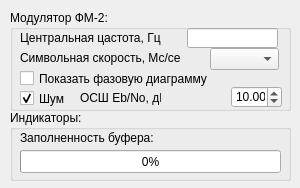
<?xml version="1.0" encoding="UTF-8"?>
<ui version="4.0">
 <class>psk2Mod</class>
 <widget class="Interface" name="psk2Mod">
  <property name="geometry">
   <rect>
    <x>0</x>
    <y>0</y>
    <width>300</width>
    <height>188</height>
   </rect>
  </property>
  <property name="windowTitle">
   <string>psk2Mod</string>
  </property>
  <widget class="QGroupBox" name="groupBox">
   <property name="geometry">
    <rect>
     <x>10</x>
     <y>10</y>
     <width>281</width>
     <height>101</height>
    </rect>
   </property>
   <property name="title">
    <string>Модулятор ФМ-2:</string>
   </property>
   <widget class="QCheckBox" name="checkBox">
    <property name="geometry">
     <rect>
      <x>10</x>
      <y>60</y>
      <width>201</width>
      <height>17</height>
     </rect>
    </property>
    <property name="text">
     <string>Показать фазовую диаграмму</string>
    </property>
    <property name="checked">
     <bool>false</bool>
    </property>
   </widget>
   <widget class="QLabel" name="label">
    <property name="geometry">
     <rect>
      <x>10</x>
      <y>20</y>
      <width>141</width>
      <height>16</height>
     </rect>
    </property>
    <property name="text">
     <string>Центральная цастота, Гц:</string>
    </property>
   </widget>
   <widget class="QLineEdit" name="lineFreqEdit">
    <property name="geometry">
     <rect>
      <x>177</x>
      <y>18</y>
      <width>91</width>
      <height>20</height>
     </rect>
    </property>
   </widget>
   <widget class="QComboBox" name="comboSymbolRate">
    <property name="geometry">
     <rect>
      <x>200</x>
      <y>38</y>
      <width>69</width>
      <height>22</height>
     </rect>
    </property>
   </widget>
   <widget class="QLabel" name="label_2">
    <property name="geometry">
     <rect>
      <x>10</x>
      <y>40</y>
      <width>161</width>
      <height>16</height>
     </rect>
    </property>
    <property name="text">
     <string>Символьная скорость, Мс/сек</string>
    </property>
   </widget>
   <widget class="QCheckBox" name="checkNoise">
    <property name="geometry">
     <rect>
      <x>10</x>
      <y>80</y>
      <width>51</width>
      <height>17</height>
     </rect>
    </property>
    <property name="text">
     <string>Шум</string>
    </property>
    <property name="checked">
     <bool>true</bool>
    </property>
   </widget>
   <widget class="QDoubleSpinBox" name="doubleSNR">
    <property name="geometry">
     <rect>
      <x>221</x>
      <y>76</y>
      <width>51</width>
      <height>22</height>
     </rect>
    </property>
    <property name="minimum">
     <double>-10.000000000000000</double>
    </property>
    <property name="maximum">
     <double>50.000000000000000</double>
    </property>
    <property name="singleStep">
     <double>0.250000000000000</double>
    </property>
    <property name="value">
     <double>10.000000000000000</double>
    </property>
   </widget>
   <widget class="QLabel" name="label_3">
    <property name="geometry">
     <rect>
      <x>70</x>
      <y>80</y>
      <width>81</width>
      <height>16</height>
     </rect>
    </property>
    <property name="text">
     <string>ОСШ Eb/No, дБ</string>
    </property>
   </widget>
  </widget>
  <widget class="QGroupBox" name="groupBox_2">
   <property name="geometry">
    <rect>
     <x>10</x>
     <y>110</y>
     <width>281</width>
     <height>71</height>
    </rect>
   </property>
   <property name="title">
    <string>Индикаторы:</string>
   </property>
   <widget class="QLabel" name="label_4">
    <property name="geometry">
     <rect>
      <x>10</x>
      <y>20</y>
      <width>141</width>
      <height>16</height>
     </rect>
    </property>
    <property name="text">
     <string>Заполненность буфера:</string>
    </property>
   </widget>
   <widget class="QProgressBar" name="progress">
    <property name="geometry">
     <rect>
      <x>10</x>
      <y>40</y>
      <width>261</width>
      <height>23</height>
     </rect>
    </property>
    <property name="value">
     <number>0</number>
    </property>
   </widget>
  </widget>
 </widget>
 <layoutdefault spacing="6" margin="11"/>
 <customwidgets>
  <customwidget>
   <class>Interface</class>
   <extends>QWidget</extends>
   <header>interface.h</header>
   <container>1</container>
  </customwidget>
 </customwidgets>
 <resources/>
 <connections/>
</ui>
